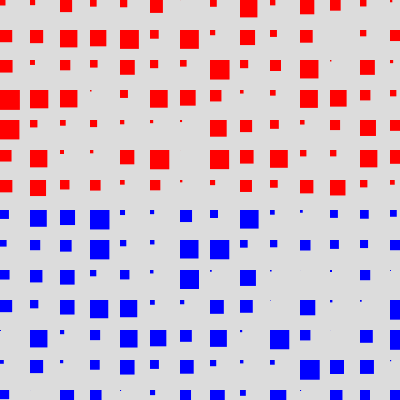
Frame 1 (no input)
Frame 60 (no input): identical to frame 1, image omitted
Frame 120 (the mouse pressed at the canvas centre since frame 60): identical to frame 1, image omitted

The p5.js sketch that drew this single still picture (run headless with seeded random() and noise() and a simulated clock; from frame 60 on, the mouse is pressed at the canvas centre):

// p5.js sketch
// ── sketch.js
// Use nested loops to draw random size squares

// the maximum size of the random squares
const size = 20;

function setup() {
  createCanvas(400, 400);
  noStroke();
}

function draw() {
  background(220);
  // Use randomseed to get the same randomness every time draw runs
  // see https://p5js.org/reference/#/p5/randomSeed
  randomSeed(99);
  drawSquares();

} // closes draw loop


function drawSquares() {
  // Use a nested loop to loop through all ys, 
  // and all xs for each y
  
  for (let y = 0; y < height; y = y + 30) {
    
    for (let x = 0; x < width; x = x + 30) {
      
      drawSquare(x, y);
      
    } // closes x for loop 
    
  } // closes y for loop 
}

function drawSquare(x, y) {
  
  chooseColor(y);
  // draw a rect at x,y with a 
  // random size between 0 and value of size variable
  rect(x, y, random(size));

  // Make it interactive by using mouseY instead 
  // rect(x, y, random(mouseY));
}

function chooseColor(y) {

  // if on the top half
  if (y < height / 2) {
    // make it red 
    fill(255, 0, 0);
    // otherwise
  } else {
    // make it blue 
    fill(0, 0, 255);
  } // closes if, else statement 

}

// https://editor.p5js.org/lisajamhoury/sketches/1K56hOB4S
